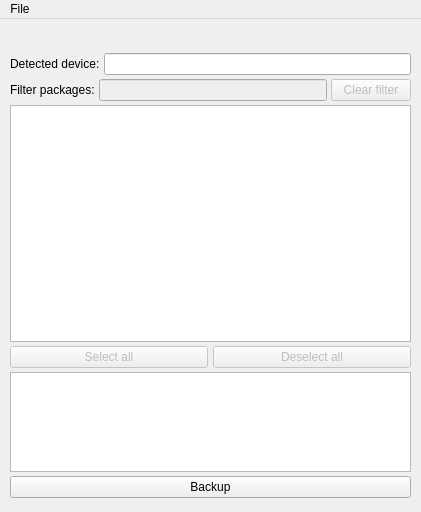
<?xml version="1.0" encoding="UTF-8"?>
<ui version="4.0">
 <class>MainWindow</class>
 <widget class="QMainWindow" name="MainWindow">
  <property name="geometry">
   <rect>
    <x>0</x>
    <y>0</y>
    <width>421</width>
    <height>512</height>
   </rect>
  </property>
  <property name="minimumSize">
   <size>
    <width>421</width>
    <height>512</height>
   </size>
  </property>
  <property name="maximumSize">
   <size>
    <width>421</width>
    <height>512</height>
   </size>
  </property>
  <property name="windowTitle">
   <string>APyK - Backup android APK</string>
  </property>
  <widget class="QWidget" name="centralwidget">
   <widget class="QWidget" name="verticalLayoutWidget">
    <property name="geometry">
     <rect>
      <x>10</x>
      <y>8</y>
      <width>401</width>
      <height>471</height>
     </rect>
    </property>
    <layout class="QVBoxLayout" name="verticalLayout">
     <property name="spacing">
      <number>4</number>
     </property>
     <item>
      <widget class="QLabel" name="status_label">
       <property name="font">
        <font>
         <pointsize>14</pointsize>
        </font>
       </property>
       <property name="styleSheet">
        <string notr="true">color: rgb(0, 170, 255);</string>
       </property>
       <property name="text">
        <string/>
       </property>
       <property name="alignment">
        <set>Qt::AlignCenter</set>
       </property>
      </widget>
     </item>
     <item>
      <layout class="QHBoxLayout" name="horizontalLayout">
       <item>
        <widget class="QLabel" name="label_2">
         <property name="text">
          <string>Detected device:</string>
         </property>
        </widget>
       </item>
       <item>
        <widget class="QLineEdit" name="field_device">
         <property name="frame">
          <bool>true</bool>
         </property>
         <property name="readOnly">
          <bool>true</bool>
         </property>
        </widget>
       </item>
      </layout>
     </item>
     <item>
      <layout class="QHBoxLayout" name="horizontalLayout_3">
       <property name="topMargin">
        <number>0</number>
       </property>
       <item>
        <widget class="QLabel" name="label">
         <property name="text">
          <string>Filter packages:</string>
         </property>
        </widget>
       </item>
       <item>
        <widget class="QLineEdit" name="filter_box">
         <property name="enabled">
          <bool>false</bool>
         </property>
        </widget>
       </item>
       <item>
        <widget class="QPushButton" name="clear_filter">
         <property name="enabled">
          <bool>false</bool>
         </property>
         <property name="text">
          <string>Clear filter</string>
         </property>
        </widget>
       </item>
      </layout>
     </item>
     <item>
      <widget class="QListWidget" name="list_pkgs">
       <property name="enabled">
        <bool>true</bool>
       </property>
       <property name="selectionMode">
        <enum>QAbstractItemView::MultiSelection</enum>
       </property>
       <property name="selectionBehavior">
        <enum>QAbstractItemView::SelectRows</enum>
       </property>
       <property name="wordWrap">
        <bool>false</bool>
       </property>
       <property name="sortingEnabled">
        <bool>true</bool>
       </property>
      </widget>
     </item>
     <item>
      <layout class="QHBoxLayout" name="horizontalLayout_2">
       <property name="spacing">
        <number>5</number>
       </property>
       <property name="topMargin">
        <number>0</number>
       </property>
       <item>
        <widget class="QPushButton" name="select_all">
         <property name="enabled">
          <bool>false</bool>
         </property>
         <property name="text">
          <string>Select all</string>
         </property>
        </widget>
       </item>
       <item>
        <widget class="QPushButton" name="deselect_all">
         <property name="enabled">
          <bool>false</bool>
         </property>
         <property name="text">
          <string>Deselect all</string>
         </property>
        </widget>
       </item>
      </layout>
     </item>
     <item>
      <widget class="QListWidget" name="selected_pkgs">
       <property name="enabled">
        <bool>true</bool>
       </property>
       <property name="sizePolicy">
        <sizepolicy hsizetype="Expanding" vsizetype="Fixed">
         <horstretch>0</horstretch>
         <verstretch>0</verstretch>
        </sizepolicy>
       </property>
       <property name="maximumSize">
        <size>
         <width>16777215</width>
         <height>100</height>
        </size>
       </property>
       <property name="editTriggers">
        <set>QAbstractItemView::NoEditTriggers</set>
       </property>
       <property name="showDropIndicator" stdset="0">
        <bool>false</bool>
       </property>
       <property name="selectionMode">
        <enum>QAbstractItemView::NoSelection</enum>
       </property>
       <property name="selectionBehavior">
        <enum>QAbstractItemView::SelectRows</enum>
       </property>
       <property name="wordWrap">
        <bool>false</bool>
       </property>
       <property name="sortingEnabled">
        <bool>true</bool>
       </property>
      </widget>
     </item>
     <item>
      <widget class="QPushButton" name="btn_backup">
       <property name="text">
        <string>Backup</string>
       </property>
      </widget>
     </item>
    </layout>
   </widget>
  </widget>
  <widget class="QMenuBar" name="menubar">
   <property name="geometry">
    <rect>
     <x>0</x>
     <y>0</y>
     <width>421</width>
     <height>21</height>
    </rect>
   </property>
   <widget class="QMenu" name="menuFile">
    <property name="title">
     <string>File</string>
    </property>
    <addaction name="actionAbout"/>
   </widget>
   <addaction name="menuFile"/>
  </widget>
  <action name="actionExit">
   <property name="text">
    <string>Exit</string>
   </property>
   <property name="iconVisibleInMenu">
    <bool>false</bool>
   </property>
  </action>
  <action name="actionAbout">
   <property name="text">
    <string>About</string>
   </property>
   <property name="iconVisibleInMenu">
    <bool>false</bool>
   </property>
   <property name="priority">
    <enum>QAction::HighPriority</enum>
   </property>
  </action>
 </widget>
 <resources/>
 <connections>
  <connection>
   <sender>select_all</sender>
   <signal>clicked()</signal>
   <receiver>list_pkgs</receiver>
   <slot>selectAll()</slot>
   <hints>
    <hint type="sourcelabel">
     <x>73</x>
     <y>103</y>
    </hint>
    <hint type="destinationlabel">
     <x>76</x>
     <y>144</y>
    </hint>
   </hints>
  </connection>
  <connection>
   <sender>deselect_all</sender>
   <signal>clicked()</signal>
   <receiver>list_pkgs</receiver>
   <slot>clearSelection()</slot>
   <hints>
    <hint type="sourcelabel">
     <x>259</x>
     <y>101</y>
    </hint>
    <hint type="destinationlabel">
     <x>331</x>
     <y>144</y>
    </hint>
   </hints>
  </connection>
  <connection>
   <sender>clear_filter</sender>
   <signal>clicked()</signal>
   <receiver>filter_box</receiver>
   <slot>clear()</slot>
   <hints>
    <hint type="sourcelabel">
     <x>364</x>
     <y>103</y>
    </hint>
    <hint type="destinationlabel">
     <x>358</x>
     <y>77</y>
    </hint>
   </hints>
  </connection>
 </connections>
</ui>
